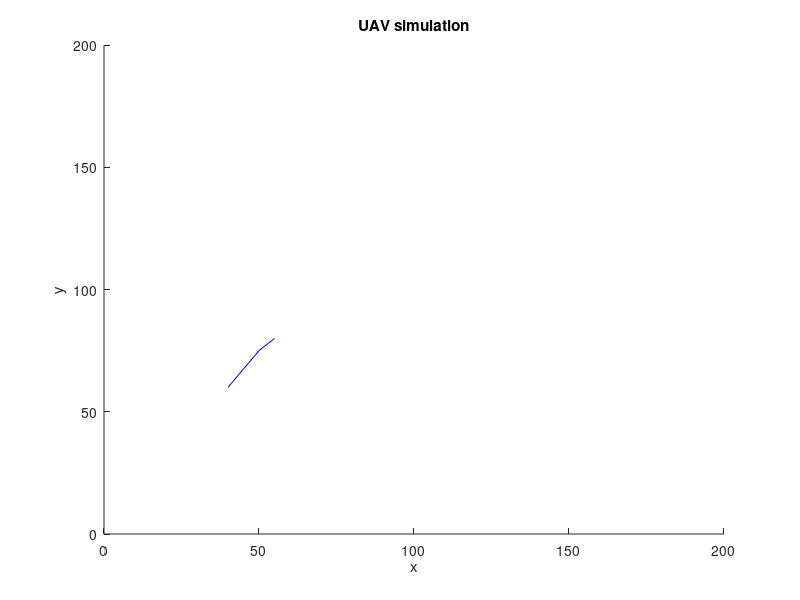

Write MATLAB code to recreate this figure. (Note: this script raises an error after producing the figure.)
function path;
%clear
%
dT=0.5;
xlimit=1.2;       %maximum turning rate
kpath=0.7;      %kpath value
korbit=1.2;     %korbit value
tspan=[0,dT];  %ode45 function time span
v0=0;           %initial velocity
x0=0;           %initial x course angle
xdot0=0;        %initial x rate
figSize = [0, 200, 0, 200];
R=8; % radius of orbit and fillets
final_point_radius=8;

%
p=[40,60;  % waypoint position
   50,75;
   55,80];
[nw,mw]=size(p)  % nw represent the number of waypoint


[nvec,rho]=followW(p,nw) %calculate n for each waypoint

xq=[];  % preparing for xq

for i=1:nw-1,
    xq=[xq;atan2((p(i+1,1)-p(i,1)),(p(i+1,2)-p(i,2)))];  % Calculating xq for each for each waypoint
end


xc= straight_line_following(p(1,:),xq(1),p(1,:),x0,kpath,xlimit);  % calculatingt the first course angle reference

figure(1)
axis(figSize);
title('UAV simulation');
xlabel('x');
ylabel('y');
hold on,

for i=1:nw-1
plot([p(i,1);p(i+1,1)],[p(i,2);p(i+1,2)],'b');  %draw the line connecting waypoints
hold on,
end

hold on,

[t,v]=ode45(@(t,v) twoduav(t,v,xc),tspan,[p(1,1),p(1,2),v0,x0,xdot0]);  % execute the position,course angle according to guidance rule
X=v(:,1); 
Y=v(:,2);
plot(X,Y,'r','linewidth',2); % plot the roule 
[n,m]=size(v)
    
    for i=1:nw-2,
        qi=(p(i+1,:)-p(i,:))/norm(p(i+1,:)-p(i,:));
        qi1=(p(i+2,:)-p(i+1,:))/norm(p(i+2,:)-p(i+1,:));
        display(qi);
        display(qi1);
        z=p(i+1,:)-(R/tan(rho(i+1)/2))*qi;
        plot(z(1),z(2),'o');
        
        while H(v(n,:),z,qi)<1,
            xc= straight_line_following(p(i,:),xq(i),v(n,1:2),v(n,4),kpath,xlimit);
            [t,v]=ode45(@(t,v) twoduav(t,v,xc),tspan,v(n,:));
            X=v(:,1);
            Y=v(:,2);
            plot(X,Y,'r','linewidth',2);
            hold on,
            pause(0.1);
        
            [n,m]=size(v)
            display(v(n,:));
        end
        
        c=p(i+1,:)-(R/sin(rho(i+1)/2))*((qi-qi1)/norm(qi-qi1));
        lambda = sign(qi(2)*qi1(1)-qi(1)*qi1(2));
        z=p(i+1,:)+(R/tan(rho(i+1)/2))*qi1;
        plot(z(1),z(2),'o');
        circle(c(1),c(2),R);
        circle(c(1),c(2),R-2);
       
        while H(v(n,:),z,qi1)<1,
            xc = followOrbit(c,R-2,lambda,v(n,1:2),v(n,4),korbit);
            [t,v] = ode45(@(t,v)twoduav(t,v,xc),tspan,v(n,:));
            X=v(:,1);
            Y=v(:,2);
            plot(X,Y,'r','linewidth',2);
            hold on,
            pause(0.1);
            
            [n,m]=size(v)
            display(v(n,:));
        end
    end

%%
    while norm([v(n,1)-p(nw,1),v(n,2)-p(nw,2)])>final_point_radius,
        xc= straight_line_following(p(nw-1,:),xq(nw-1),[v(n,1),v(n,2)],v(n,4),kpath,xlimit);
        [t,v]=ode45(@(t,v) twoduav(t,v,xc),tspan,[v(n,1),v(n,2),v(n,3),v(n,4),v(n,5)]);
        X=v(:,1);
        Y=v(:,2);
        plot(X,Y,'r','linewidth',2);
        hold on,
        pause(0.1);
        
        [n,m]=size(v)
        display(v(n,:));
    end
%%

%%
function xc = straight_line_following(r,xq,p,x,kpath,xlimit);
    while xq - x < (-pi),
        xq = xq + 2*pi;
    end
    while xq - x > pi,
        xq = xq - 2*pi;
    end
    epy=-(p(2)-r(2))*sin(xq)+(p(1)-r(1))*cos(xq);
    xc=xq-xlimit * (2/pi) * atan(kpath * epy);

%%
function d = twoduav(t,v,xc)
syms dotbx bx bva vac;

d = zeros(5,1);
dotbx=15;
bx=90;
bva=1;
vac=20;

d(1)=v(3)*sin(v(4));
d(2)=v(3)*cos(v(4));
d(3)=bva*(vac-v(3));
d(4)=v(5);
d(5)=-dotbx*v(5)+bx*(xc-v(4));
%%

function [n,rho]=followW(w,N)
n=[0,0];
rho=[0];
for i=2:N-1,
    q_i_1=  (w(i,:)-w(i-1,:))/norm(w(i,:)-w(i-1,:));
    q_i=    (w(i+1,:)-w(i,:))/norm(w(i+1,:)-w(i,:));
    nv=(q_i_1+q_i)/norm(q_i_1+q_i);
    n=[n;nv];
    rhov=acos(dot(-transpose(q_i_1),q_i));
    rho=[rho;rhov];
end
n=[n;0,0];
rho=[rho;0];
%%

%%
function xc = followOrbit(c,R,lambda,v,x,korbit)

d = norm([v(1)-c(1),v(2)-c(2)]);
psi = atan2(v(1)-c(1),v(2)-c(2));
while psi - x < -pi,
    psi = psi + 2*pi;
end
while psi -x > pi,
    psi = psi - 2*pi;
end

xc = psi + lambda*((pi/2)+atan(korbit*((d - R)/R)));


%%
function circle(x,y,r)
%x and y are the coordinates of the center of the circle
%r is the radius of the circle
%0.01 is the angle step, bigger values will draw the circle faster but
%you might notice imperfections (not very smooth)
ang=0:0.01:2*pi; 
xp=r*cos(ang);
yp=r*sin(ang);
plot(x+xp,y+yp);
hold on,

%%

%%

function hflag=H(v,p,n)
    hflag = 0;
    if (v(1)*n(1)+v(2)*n(2))>=(p(1)*n(1)+p(2)*n(2)),
        hflag = 1;
    end
 %%